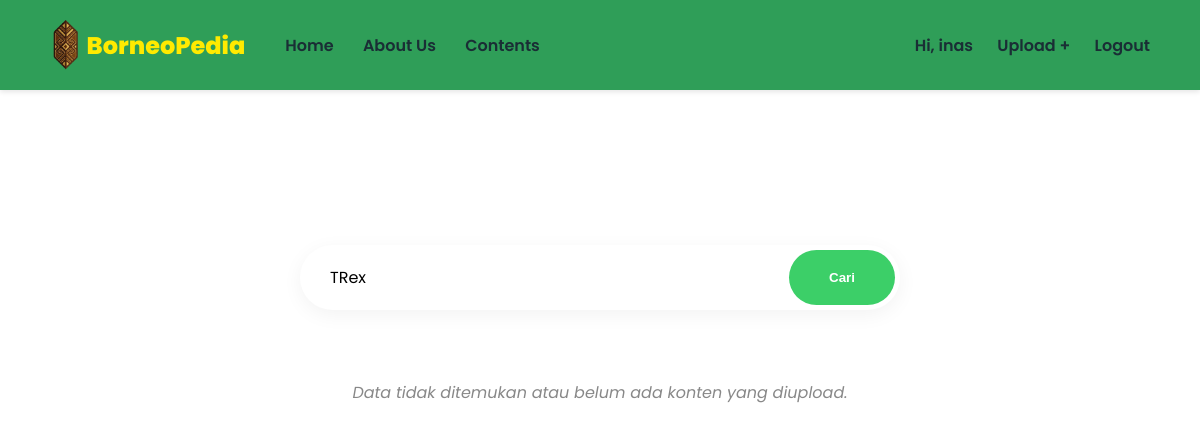
The page /contents.php?cari=TRex (signed in) on the database as committed earlier.
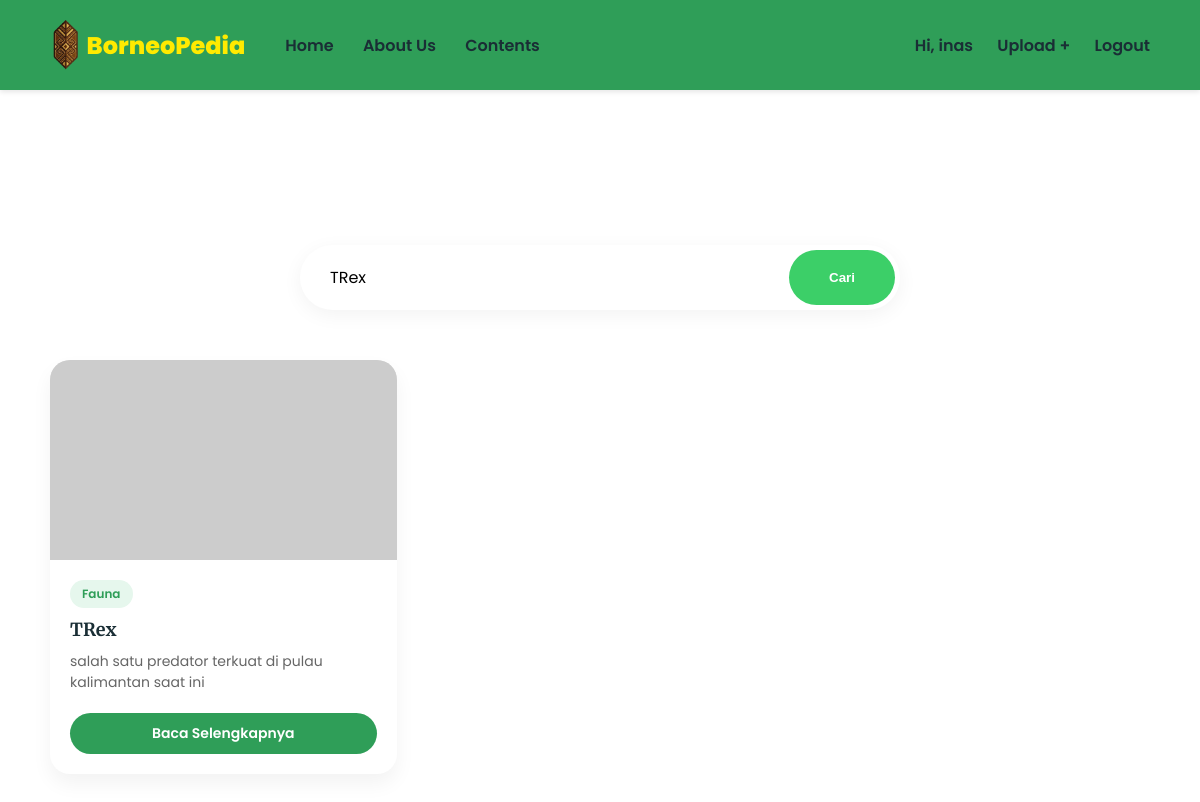
The same page on the database as committed later.
### tables this page shows
CREATE TABLE `contents` (
  `id` int(11) NOT NULL,
  `user_id` int(11) NOT NULL,
  `nama` varchar(100) NOT NULL,
  `tipe` varchar(50) NOT NULL,
  `informasi` text NOT NULL,
  `foto` varchar(255) NOT NULL,
  `created_at` timestamp NOT NULL DEFAULT current_timestamp()
);

### contents.php (the view, shortened to what this page needs)
<?php
include 'koneksi.php';
if(isset($_GET['cari'])){
    $keyword = $_GET['cari'];
    $query = mysqli_query($conn, "SELECT * FROM contents WHERE nama LIKE '%$keyword%' OR tipe LIKE '%$keyword%' ORDER BY id DESC");
} else {
    $query = mysqli_query($conn, "SELECT * FROM contents ORDER BY id DESC");
}
?>
<!DOCTYPE html>
<html lang="id">
<head>
</head>
<body>
    <nav>
        <div class="nav-left">
             <a href="index.php" class="logo">
            <img src="asset/logofix.png" class="logo-img"> BorneoPedia</a>
            <div class="nav-links">
                <a href="index.php">Home</a>
                <a href="about.php">About Us</a>
                <a href="contents.php">Contents</a>
            </div>
        </div>
        <div class="nav-right">
            <?php if(isset($_SESSION['status']) && $_SESSION['status'] == 'login'): ?>
                <span>Hi, <?php echo $_SESSION['username']; ?></span>
                <a href="upload.php">Upload +</a>
                <a href="logout.php">Logout</a>
            <?php else: ?>
                <a href="login.php">Login</a>
                <a href="register.php">Daftar</a>
            <?php endif; ?>
        </div>
    </nav>
    <main class="content-container">
        <h1>KONTEN ENSIKLOPEDIA</h1>
        <form action="" method="GET" class="search-box">
            <input type="text" name="cari" placeholder="Cari budaya, makanan..." value="<?php echo isset($_GET['cari']) ? $_GET['cari'] : ''; ?>">
            <button type="submit">Cari</button>
        </form>
        <div class="grid-container">
            <?php if(mysqli_num_rows($query) > 0): ?>
                <?php while($row = mysqli_fetch_assoc($query)): ?>
                    <div class="card">
                        <img src="<?php echo $row['foto']; ?>" alt="Gambar" class="card-img" onerror="this.src='https://via.placeholder.com/400x200?text=No+Image'">
                        <div class="card-body">
                            <span class="badge-type"><?php echo $row['tipe']; ?></span>
                            <h3 class="card-title"><?php echo $row['nama']; ?></h3>
                            <p class="card-desc"><?php echo $row['informasi']; ?></p>
                            <a href="detail.php?id=<?php echo $row['id']; ?>" class="btn-detail">Baca Selengkapnya</a>
                        </div>
                    </div>
                <?php endwhile; ?>
            <?php else: ?>
                </div> <p class="empty-msg">Data tidak ditemukan atau belum ada konten yang diupload.</p>
            <?php endif; ?>
        </div>
    </main>
</body>
</html>

Rows that differ between the two databases and show on the page:
added contents: tipe "Fauna", nama "TRex", informasi "salah satu predator terkuat di pulau kalimantan saat ini"
Other text that changed with them:
text no longer shown: "Data tidak ditemukan atau belum ada konten yang diupload."
